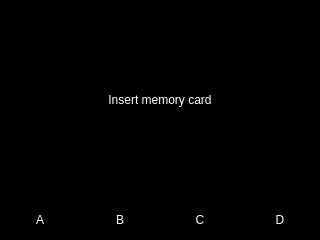
<?xml version="1.0" encoding="UTF-8"?>
<ui version="4.0">
 <class>MainForm</class>
 <widget class="QWidget" name="MainForm">
  <property name="geometry">
   <rect>
    <x>0</x>
    <y>0</y>
    <width>320</width>
    <height>240</height>
   </rect>
  </property>
  <property name="windowTitle">
   <string>Form</string>
  </property>
  <property name="styleSheet">
   <string notr="true">background-color: rgb(0, 0, 0);
color: rgb(255, 255, 255);
font: 14pt &quot;Sans Serif&quot;;</string>
  </property>
  <layout class="QVBoxLayout" name="verticalLayout">
   <property name="spacing">
    <number>0</number>
   </property>
   <property name="leftMargin">
    <number>0</number>
   </property>
   <property name="topMargin">
    <number>0</number>
   </property>
   <property name="rightMargin">
    <number>0</number>
   </property>
   <property name="bottomMargin">
    <number>0</number>
   </property>
   <item>
    <widget class="QStackedWidget" name="stackedWidget">
     <widget class="QWidget" name="noCardPage">
      <layout class="QVBoxLayout" name="verticalLayout_2">
       <item>
        <widget class="QLabel" name="label">
         <property name="text">
          <string>Insert memory card</string>
         </property>
         <property name="alignment">
          <set>Qt::AlignCenter</set>
         </property>
        </widget>
       </item>
      </layout>
     </widget>
     <widget class="QWidget" name="aboutPage">
      <layout class="QVBoxLayout" name="verticalLayout_5">
       <item>
        <widget class="QLabel" name="label_4">
         <property name="text">
          <string>&lt;html&gt;&lt;head/&gt;&lt;body&gt;&lt;p&gt;RPi SD Burner&lt;/p&gt;&lt;p&gt;for CoderDojoDC&lt;/p&gt;&lt;/body&gt;&lt;/html&gt;</string>
         </property>
         <property name="alignment">
          <set>Qt::AlignCenter</set>
         </property>
        </widget>
       </item>
      </layout>
     </widget>
     <widget class="QWidget" name="programmingPage">
      <layout class="QVBoxLayout" name="verticalLayout_3">
       <item>
        <spacer name="verticalSpacer_2">
         <property name="orientation">
          <enum>Qt::Vertical</enum>
         </property>
         <property name="sizeHint" stdset="0">
          <size>
           <width>20</width>
           <height>40</height>
          </size>
         </property>
        </spacer>
       </item>
       <item>
        <widget class="QLabel" name="programmingLabel">
         <property name="text">
          <string>Programming...</string>
         </property>
         <property name="alignment">
          <set>Qt::AlignCenter</set>
         </property>
        </widget>
       </item>
       <item>
        <widget class="QProgressBar" name="programmingProgressBar">
         <property name="value">
          <number>24</number>
         </property>
        </widget>
       </item>
       <item>
        <spacer name="verticalSpacer">
         <property name="orientation">
          <enum>Qt::Vertical</enum>
         </property>
         <property name="sizeHint" stdset="0">
          <size>
           <width>20</width>
           <height>40</height>
          </size>
         </property>
        </spacer>
       </item>
      </layout>
     </widget>
     <widget class="QWidget" name="donePage">
      <layout class="QVBoxLayout" name="verticalLayout_4">
       <item>
        <spacer name="verticalSpacer_4">
         <property name="orientation">
          <enum>Qt::Vertical</enum>
         </property>
         <property name="sizeHint" stdset="0">
          <size>
           <width>20</width>
           <height>40</height>
          </size>
         </property>
        </spacer>
       </item>
       <item>
        <widget class="QLabel" name="label_2">
         <property name="text">
          <string>Programming complete!</string>
         </property>
         <property name="alignment">
          <set>Qt::AlignCenter</set>
         </property>
        </widget>
       </item>
       <item>
        <widget class="QLabel" name="label_3">
         <property name="text">
          <string>Remove memory card.</string>
         </property>
         <property name="alignment">
          <set>Qt::AlignCenter</set>
         </property>
        </widget>
       </item>
       <item>
        <spacer name="verticalSpacer_3">
         <property name="orientation">
          <enum>Qt::Vertical</enum>
         </property>
         <property name="sizeHint" stdset="0">
          <size>
           <width>20</width>
           <height>40</height>
          </size>
         </property>
        </spacer>
       </item>
      </layout>
     </widget>
     <widget class="QWidget" name="errorPage">
      <layout class="QVBoxLayout" name="verticalLayout_6">
       <item>
        <widget class="QLabel" name="label_5">
         <property name="text">
          <string>Something went wrong!</string>
         </property>
         <property name="alignment">
          <set>Qt::AlignCenter</set>
         </property>
        </widget>
       </item>
      </layout>
     </widget>
    </widget>
   </item>
   <item>
    <layout class="QHBoxLayout" name="horizontalLayout">
     <item>
      <widget class="QLabel" name="buttonLabel1">
       <property name="sizePolicy">
        <sizepolicy hsizetype="Fixed" vsizetype="Fixed">
         <horstretch>0</horstretch>
         <verstretch>0</verstretch>
        </sizepolicy>
       </property>
       <property name="minimumSize">
        <size>
         <width>80</width>
         <height>40</height>
        </size>
       </property>
       <property name="text">
        <string>A</string>
       </property>
       <property name="alignment">
        <set>Qt::AlignCenter</set>
       </property>
      </widget>
     </item>
     <item>
      <widget class="QLabel" name="buttonLabel2">
       <property name="sizePolicy">
        <sizepolicy hsizetype="Fixed" vsizetype="Fixed">
         <horstretch>0</horstretch>
         <verstretch>0</verstretch>
        </sizepolicy>
       </property>
       <property name="minimumSize">
        <size>
         <width>80</width>
         <height>40</height>
        </size>
       </property>
       <property name="text">
        <string>B</string>
       </property>
       <property name="alignment">
        <set>Qt::AlignCenter</set>
       </property>
      </widget>
     </item>
     <item>
      <widget class="QLabel" name="buttonLabel3">
       <property name="sizePolicy">
        <sizepolicy hsizetype="Fixed" vsizetype="Fixed">
         <horstretch>0</horstretch>
         <verstretch>0</verstretch>
        </sizepolicy>
       </property>
       <property name="minimumSize">
        <size>
         <width>80</width>
         <height>40</height>
        </size>
       </property>
       <property name="text">
        <string>C</string>
       </property>
       <property name="alignment">
        <set>Qt::AlignCenter</set>
       </property>
      </widget>
     </item>
     <item>
      <widget class="QLabel" name="buttonLabel4">
       <property name="sizePolicy">
        <sizepolicy hsizetype="Fixed" vsizetype="Fixed">
         <horstretch>0</horstretch>
         <verstretch>0</verstretch>
        </sizepolicy>
       </property>
       <property name="minimumSize">
        <size>
         <width>80</width>
         <height>40</height>
        </size>
       </property>
       <property name="text">
        <string>D</string>
       </property>
       <property name="alignment">
        <set>Qt::AlignCenter</set>
       </property>
      </widget>
     </item>
    </layout>
   </item>
  </layout>
 </widget>
 <resources/>
 <connections/>
</ui>
